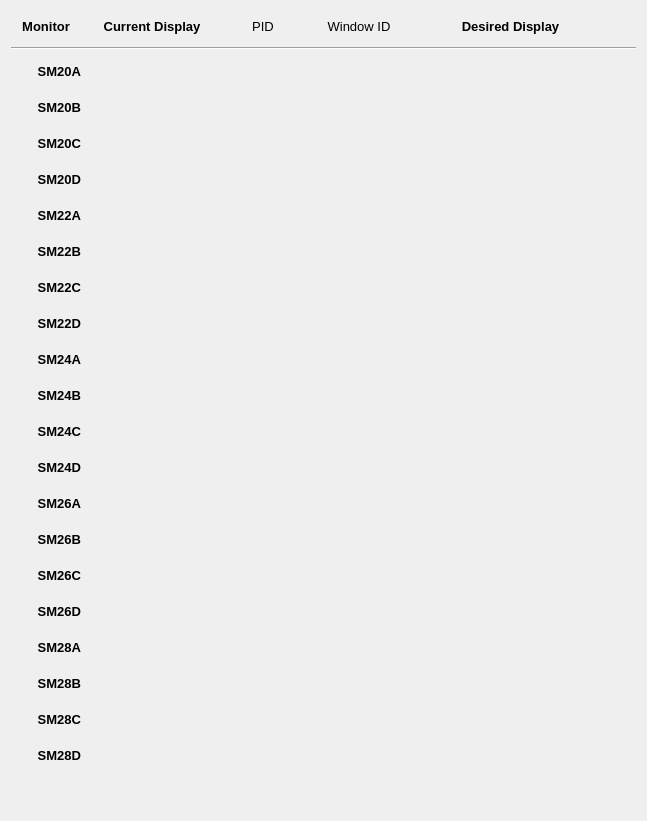
      <widget class="QWidget" name="SM_control">
       <attribute name="title">
        <string>ACR Small Monitors (SMs)</string>
       </attribute>
       <layout class="QGridLayout" name="gridLayout_4">
        <item row="0" column="5">
         <widget class="QLabel" name="label_54">
          <property name="font">
           <font>
            <pointsize>10</pointsize>
            <weight>75</weight>
            <bold>true</bold>
           </font>
          </property>
          <property name="text">
           <string>Desired Display</string>
          </property>
          <property name="alignment">
           <set>Qt::AlignCenter</set>
          </property>
         </widget>
        </item>
        <item row="10" column="0">
         <widget class="QLabel" name="label_42">
          <property name="minimumSize">
           <size>
            <width>65</width>
            <height>30</height>
           </size>
          </property>
          <property name="maximumSize">
           <size>
            <width>70</width>
            <height>30</height>
           </size>
          </property>
          <property name="font">
           <font>
            <pointsize>10</pointsize>
            <weight>75</weight>
            <bold>true</bold>
           </font>
          </property>
          <property name="text">
           <string>SM24A</string>
          </property>
          <property name="alignment">
           <set>Qt::AlignRight|Qt::AlignTrailing|Qt::AlignVCenter</set>
          </property>
         </widget>
        </item>
        <item row="7" column="0">
         <widget class="QLabel" name="label_39">
          <property name="minimumSize">
           <size>
            <width>65</width>
            <height>30</height>
           </size>
          </property>
          <property name="maximumSize">
           <size>
            <width>70</width>
            <height>30</height>
           </size>
          </property>
          <property name="font">
           <font>
            <pointsize>10</pointsize>
            <weight>75</weight>
            <bold>true</bold>
           </font>
          </property>
          <property name="text">
           <string>SM22B</string>
          </property>
          <property name="alignment">
           <set>Qt::AlignRight|Qt::AlignTrailing|Qt::AlignVCenter</set>
          </property>
         </widget>
        </item>
        <item row="0" column="6">
         <widget class="QWidget" name="widget_3" native="true">
          <property name="minimumSize">
           <size>
            <width>70</width>
            <height>0</height>
           </size>
          </property>
          <property name="maximumSize">
           <size>
            <width>70</width>
            <height>16777215</height>
           </size>
          </property>
         </widget>
        </item>
        <item row="15" column="0">
         <widget class="QLabel" name="label_47">
          <property name="minimumSize">
           <size>
            <width>65</width>
            <height>30</height>
           </size>
          </property>
          <property name="maximumSize">
           <size>
            <width>70</width>
            <height>30</height>
           </size>
          </property>
          <property name="font">
           <font>
            <pointsize>10</pointsize>
            <weight>75</weight>
            <bold>true</bold>
           </font>
          </property>
          <property name="text">
           <string>SM26B</string>
          </property>
          <property name="alignment">
           <set>Qt::AlignRight|Qt::AlignTrailing|Qt::AlignVCenter</set>
          </property>
         </widget>
        </item>
        <item row="12" column="0">
         <widget class="QLabel" name="label_44">
          <property name="minimumSize">
           <size>
            <width>65</width>
            <height>30</height>
           </size>
          </property>
          <property name="maximumSize">
           <size>
            <width>70</width>
            <height>30</height>
           </size>
          </property>
          <property name="font">
           <font>
            <pointsize>10</pointsize>
            <weight>75</weight>
            <bold>true</bold>
           </font>
          </property>
          <property name="text">
           <string>SM24C</string>
          </property>
          <property name="alignment">
           <set>Qt::AlignRight|Qt::AlignTrailing|Qt::AlignVCenter</set>
          </property>
         </widget>
        </item>
        <item row="16" column="0">
         <widget class="QLabel" name="label_48">
          <property name="minimumSize">
           <size>
            <width>65</width>
            <height>30</height>
           </size>
          </property>
          <property name="maximumSize">
           <size>
            <width>70</width>
            <height>30</height>
           </size>
          </property>
          <property name="font">
           <font>
            <pointsize>10</pointsize>
            <weight>75</weight>
            <bold>true</bold>
           </font>
          </property>
          <property name="text">
           <string>SM26C</string>
          </property>
          <property name="alignment">
           <set>Qt::AlignRight|Qt::AlignTrailing|Qt::AlignVCenter</set>
          </property>
         </widget>
        </item>
        <item row="0" column="3">
         <widget class="QLabel" name="label_33">
          <property name="minimumSize">
           <size>
            <width>100</width>
            <height>0</height>
           </size>
          </property>
          <property name="maximumSize">
           <size>
            <width>100</width>
            <height>16777215</height>
           </size>
          </property>
          <property name="font">
           <font>
            <pointsize>10</pointsize>
            <weight>50</weight>
            <bold>false</bold>
           </font>
          </property>
          <property name="text">
           <string>Window ID</string>
          </property>
          <property name="alignment">
           <set>Qt::AlignCenter</set>
          </property>
         </widget>
        </item>
        <item row="0" column="4">
         <widget class="QWidget" name="widget_2" native="true">
          <property name="minimumSize">
           <size>
            <width>40</width>
            <height>0</height>
           </size>
          </property>
          <property name="maximumSize">
           <size>
            <width>40</width>
            <height>16777215</height>
           </size>
          </property>
         </widget>
        </item>
        <item row="22" column="0">
         <spacer name="verticalSpacer_2">
          <property name="font">
           <font>
            <pointsize>10</pointsize>
           </font>
          </property>
          <property name="orientation">
           <enum>Qt::Vertical</enum>
          </property>
          <property name="sizeHint" stdset="0">
           <size>
            <width>20</width>
            <height>40</height>
           </size>
          </property>
         </spacer>
        </item>
        <item row="0" column="2">
         <widget class="QLabel" name="label_32">
          <property name="minimumSize">
           <size>
            <width>80</width>
            <height>0</height>
           </size>
          </property>
          <property name="maximumSize">
           <size>
            <width>80</width>
            <height>16777215</height>
           </size>
          </property>
          <property name="font">
           <font>
            <pointsize>10</pointsize>
            <weight>50</weight>
            <bold>false</bold>
           </font>
          </property>
          <property name="text">
           <string>PID</string>
          </property>
          <property name="alignment">
           <set>Qt::AlignCenter</set>
          </property>
         </widget>
        </item>
        <item row="8" column="0">
         <widget class="QLabel" name="label_40">
          <property name="minimumSize">
           <size>
            <width>65</width>
            <height>30</height>
           </size>
          </property>
          <property name="maximumSize">
           <size>
            <width>70</width>
            <height>30</height>
           </size>
          </property>
          <property name="font">
           <font>
            <pointsize>10</pointsize>
            <weight>75</weight>
            <bold>true</bold>
           </font>
          </property>
          <property name="text">
           <string>SM22C</string>
          </property>
          <property name="alignment">
           <set>Qt::AlignRight|Qt::AlignTrailing|Qt::AlignVCenter</set>
          </property>
         </widget>
        </item>
        <item row="3" column="0">
         <widget class="QLabel" name="label_35">
          <property name="minimumSize">
           <size>
            <width>65</width>
            <height>30</height>
           </size>
          </property>
          <property name="maximumSize">
           <size>
            <width>70</width>
            <height>30</height>
           </size>
          </property>
          <property name="font">
           <font>
            <pointsize>10</pointsize>
            <weight>75</weight>
            <bold>true</bold>
           </font>
          </property>
          <property name="text">
           <string>SM20B</string>
          </property>
          <property name="alignment">
           <set>Qt::AlignRight|Qt::AlignTrailing|Qt::AlignVCenter</set>
          </property>
         </widget>
        </item>
        <item row="13" column="0">
         <widget class="QLabel" name="label_45">
          <property name="minimumSize">
           <size>
            <width>65</width>
            <height>30</height>
           </size>
          </property>
          <property name="maximumSize">
           <size>
            <width>70</width>
            <height>30</height>
           </size>
          </property>
          <property name="font">
           <font>
            <pointsize>10</pointsize>
            <weight>75</weight>
            <bold>true</bold>
           </font>
          </property>
          <property name="text">
           <string>SM24D</string>
          </property>
          <property name="alignment">
           <set>Qt::AlignRight|Qt::AlignTrailing|Qt::AlignVCenter</set>
          </property>
         </widget>
        </item>
        <item row="0" column="1">
         <widget class="QLabel" name="label_30">
          <property name="minimumSize">
           <size>
            <width>130</width>
            <height>0</height>
           </size>
          </property>
          <property name="font">
           <font>
            <pointsize>10</pointsize>
            <weight>75</weight>
            <bold>true</bold>
           </font>
          </property>
          <property name="text">
           <string>Current Display</string>
          </property>
          <property name="alignment">
           <set>Qt::AlignCenter</set>
          </property>
         </widget>
        </item>
        <item row="4" column="0">
         <widget class="QLabel" name="label_36">
          <property name="minimumSize">
           <size>
            <width>65</width>
            <height>30</height>
           </size>
          </property>
          <property name="maximumSize">
           <size>
            <width>70</width>
            <height>30</height>
           </size>
          </property>
          <property name="font">
           <font>
            <pointsize>10</pointsize>
            <weight>75</weight>
            <bold>true</bold>
           </font>
          </property>
          <property name="text">
           <string>SM20C</string>
          </property>
          <property name="alignment">
           <set>Qt::AlignRight|Qt::AlignTrailing|Qt::AlignVCenter</set>
          </property>
         </widget>
        </item>
        <item row="18" column="0">
         <widget class="QLabel" name="label_50">
          <property name="minimumSize">
           <size>
            <width>65</width>
            <height>30</height>
           </size>
          </property>
          <property name="maximumSize">
           <size>
            <width>70</width>
            <height>30</height>
           </size>
          </property>
          <property name="font">
           <font>
            <pointsize>10</pointsize>
            <weight>75</weight>
            <bold>true</bold>
           </font>
          </property>
          <property name="text">
           <string>SM28A</string>
          </property>
          <property name="alignment">
           <set>Qt::AlignRight|Qt::AlignTrailing|Qt::AlignVCenter</set>
          </property>
         </widget>
        </item>
        <item row="5" column="0">
         <widget class="QLabel" name="label_37">
          <property name="minimumSize">
           <size>
            <width>65</width>
            <height>30</height>
           </size>
          </property>
          <property name="maximumSize">
           <size>
            <width>70</width>
            <height>30</height>
           </size>
          </property>
          <property name="font">
           <font>
            <pointsize>10</pointsize>
            <weight>75</weight>
            <bold>true</bold>
           </font>
          </property>
          <property name="text">
           <string>SM20D</string>
          </property>
          <property name="alignment">
           <set>Qt::AlignRight|Qt::AlignTrailing|Qt::AlignVCenter</set>
          </property>
         </widget>
        </item>
        <item row="11" column="0">
         <widget class="QLabel" name="label_43">
          <property name="minimumSize">
           <size>
            <width>65</width>
            <height>30</height>
           </size>
          </property>
          <property name="maximumSize">
           <size>
            <width>70</width>
            <height>30</height>
           </size>
          </property>
          <property name="font">
           <font>
            <pointsize>10</pointsize>
            <weight>75</weight>
            <bold>true</bold>
           </font>
          </property>
          <property name="text">
           <string>SM24B</string>
          </property>
          <property name="alignment">
           <set>Qt::AlignRight|Qt::AlignTrailing|Qt::AlignVCenter</set>
          </property>
         </widget>
        </item>
        <item row="17" column="0">
         <widget class="QLabel" name="label_49">
          <property name="minimumSize">
           <size>
            <width>65</width>
            <height>30</height>
           </size>
          </property>
          <property name="maximumSize">
           <size>
            <width>70</width>
            <height>30</height>
           </size>
          </property>
          <property name="font">
           <font>
            <pointsize>10</pointsize>
            <weight>75</weight>
            <bold>true</bold>
           </font>
          </property>
          <property name="text">
           <string>SM26D</string>
          </property>
          <property name="alignment">
           <set>Qt::AlignRight|Qt::AlignTrailing|Qt::AlignVCenter</set>
          </property>
         </widget>
        </item>
        <item row="9" column="0">
         <widget class="QLabel" name="label_41">
          <property name="minimumSize">
           <size>
            <width>65</width>
            <height>30</height>
           </size>
          </property>
          <property name="maximumSize">
           <size>
            <width>70</width>
            <height>30</height>
           </size>
          </property>
          <property name="font">
           <font>
            <pointsize>10</pointsize>
            <weight>75</weight>
            <bold>true</bold>
           </font>
          </property>
          <property name="text">
           <string>SM22D</string>
          </property>
          <property name="alignment">
           <set>Qt::AlignRight|Qt::AlignTrailing|Qt::AlignVCenter</set>
          </property>
         </widget>
        </item>
        <item row="2" column="0">
         <widget class="QLabel" name="label_34">
          <property name="minimumSize">
           <size>
            <width>70</width>
            <height>30</height>
           </size>
          </property>
          <property name="maximumSize">
           <size>
            <width>70</width>
            <height>30</height>
           </size>
          </property>
          <property name="font">
           <font>
            <pointsize>10</pointsize>
            <weight>75</weight>
            <bold>true</bold>
           </font>
          </property>
          <property name="text">
           <string>SM20A</string>
          </property>
          <property name="alignment">
           <set>Qt::AlignRight|Qt::AlignTrailing|Qt::AlignVCenter</set>
          </property>
         </widget>
        </item>
        <item row="6" column="0">
         <widget class="QLabel" name="label_38">
          <property name="minimumSize">
           <size>
            <width>65</width>
            <height>30</height>
           </size>
          </property>
          <property name="maximumSize">
           <size>
            <width>70</width>
            <height>30</height>
           </size>
          </property>
          <property name="font">
           <font>
            <pointsize>10</pointsize>
            <weight>75</weight>
            <bold>true</bold>
           </font>
          </property>
          <property name="text">
           <string>SM22A</string>
          </property>
          <property name="alignment">
           <set>Qt::AlignRight|Qt::AlignTrailing|Qt::AlignVCenter</set>
          </property>
         </widget>
        </item>
        <item row="14" column="0">
         <widget class="QLabel" name="label_46">
          <property name="minimumSize">
           <size>
            <width>65</width>
            <height>30</height>
           </size>
          </property>
          <property name="maximumSize">
           <size>
            <width>70</width>
            <height>30</height>
           </size>
          </property>
          <property name="font">
           <font>
            <pointsize>10</pointsize>
            <weight>75</weight>
            <bold>true</bold>
           </font>
          </property>
          <property name="text">
           <string>SM26A</string>
          </property>
          <property name="alignment">
           <set>Qt::AlignRight|Qt::AlignTrailing|Qt::AlignVCenter</set>
          </property>
         </widget>
        </item>
        <item row="20" column="0">
         <widget class="QLabel" name="label_52">
          <property name="minimumSize">
           <size>
            <width>65</width>
            <height>30</height>
           </size>
          </property>
          <property name="maximumSize">
           <size>
            <width>70</width>
            <height>30</height>
           </size>
          </property>
          <property name="font">
           <font>
            <pointsize>10</pointsize>
            <weight>75</weight>
            <bold>true</bold>
           </font>
          </property>
          <property name="text">
           <string>SM28C</string>
          </property>
          <property name="alignment">
           <set>Qt::AlignRight|Qt::AlignTrailing|Qt::AlignVCenter</set>
          </property>
         </widget>
        </item>
        <item row="19" column="0">
         <widget class="QLabel" name="label_51">
          <property name="minimumSize">
           <size>
            <width>65</width>
            <height>30</height>
           </size>
          </property>
          <property name="maximumSize">
           <size>
            <width>70</width>
            <height>30</height>
           </size>
          </property>
          <property name="font">
           <font>
            <pointsize>10</pointsize>
            <weight>75</weight>
            <bold>true</bold>
           </font>
          </property>
          <property name="text">
           <string>SM28B</string>
          </property>
          <property name="alignment">
           <set>Qt::AlignRight|Qt::AlignTrailing|Qt::AlignVCenter</set>
          </property>
         </widget>
        </item>
        <item row="21" column="0">
         <widget class="QLabel" name="label_53">
          <property name="minimumSize">
           <size>
            <width>65</width>
            <height>30</height>
           </size>
          </property>
          <property name="maximumSize">
           <size>
            <width>70</width>
            <height>30</height>
           </size>
          </property>
          <property name="font">
           <font>
            <pointsize>10</pointsize>
            <weight>75</weight>
            <bold>true</bold>
           </font>
          </property>
          <property name="text">
           <string>SM28D</string>
          </property>
          <property name="alignment">
           <set>Qt::AlignRight|Qt::AlignTrailing|Qt::AlignVCenter</set>
          </property>
         </widget>
        </item>
        <item row="0" column="0">
         <widget class="QLabel" name="label_29">
          <property name="minimumSize">
           <size>
            <width>70</width>
            <height>30</height>
           </size>
          </property>
          <property name="maximumSize">
           <size>
            <width>70</width>
            <height>30</height>
           </size>
          </property>
          <property name="font">
           <font>
            <pointsize>10</pointsize>
            <weight>75</weight>
            <bold>true</bold>
           </font>
          </property>
          <property name="text">
           <string>Monitor</string>
          </property>
          <property name="alignment">
           <set>Qt::AlignCenter</set>
          </property>
         </widget>
        </item>
        <item row="1" column="0" colspan="7">
         <widget class="Line" name="line_2">
          <property name="maximumSize">
           <size>
            <width>16777215</width>
            <height>5</height>
           </size>
          </property>
          <property name="orientation">
           <enum>Qt::Horizontal</enum>
          </property>
         </widget>
        </item>
       </layout>
      </widget>
